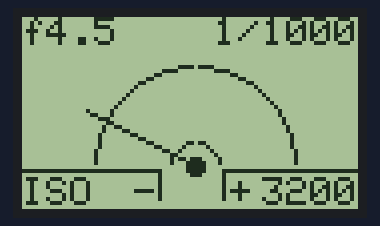
Recording of a sketch running on a simulated Arduino Uno, built with avr-gcc and run on an emulated ATmega328P. Shown: 84×48 one-colour display.

Above: at 1.37 s.
At 2.92 s:
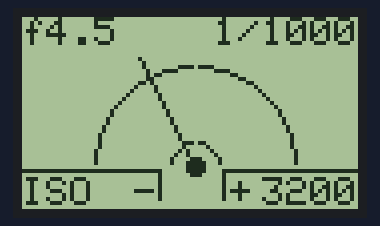
At 5.44 s:
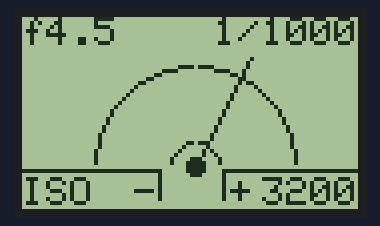
At 6.99 s:
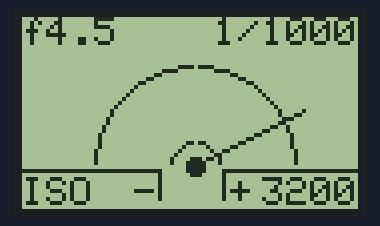
At 8.26 s:
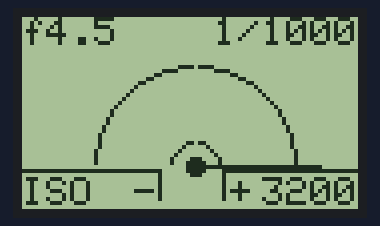

Measured:
- by itself, everything shown: repeats every 8.2 s, in 97 steps

The sketch:

lcdMeter.ino
```cpp
/* Sketch for creating an lcd panel meter
 *
 */

#include <Adafruit_GFX.h>
#include <Adafruit_PCD8544.h>

// Software SPI (slower updates, more flexible pin options):
// Arduino pin 3 - Serial clock out (SCLK)
// Arduino pin 4 - Serial data out (DN)
// Arduino pin 5 - Data/Command select (D/C)
// Arduino pin 6 - LCD reset (RST)
// Arduino pin 7 - LCD chip enable (SCE)
Adafruit_PCD8544 display = Adafruit_PCD8544(3, 4, 5, 7, 6);

int lcdContrast = 50;

void setup()
{
//  Serial.begin(9600);

  display.begin(); // initialize display

  display.setContrast(lcdContrast);
  display.setTextSize(1);
  display.setRotation(2);
  display.clearDisplay();
}

void loop()
{
  display.display();
//  test();
//  drawMeter("f4.5", "1/1000", 3200 );
  for (int i = 0; i < 101; i++){
    drawMeter("f4.5", "1/1000", 3200 );
    updateMeter (i);
    display.clearDisplay();
    delay(50);
  }
}

void drawMeter(String fstop, String shutter, int iso){
  byte upperLeftCorner = 0x1;
  byte upperRightCorner = 0x2;
//  byte lowerRightCorner = 0x4;
//  byte lowerLeftCorner = 0x8;
  byte scaleCorners = upperLeftCorner | upperRightCorner;

  int numberOfScaleMarks = 5;
//  int scaleMarksAlignment = 1; // 0 -> top, 1 -> centre, 2 -> bottom
  int scaleLineLength = 4;
  int scaleBaseRadius = 6;
  int scaleRadius = 25;
  int needleBaseFillWidth = 2;
  int bracketLength = 34;
  int bracketHeight = 8;

  String minusSign = "-";
  String plusSign = "+";

  struct coordinate {
    int x;
    int y;
  };

  struct coordinate fstopCoordinate = {0, 0};
  struct coordinate isoLableCoordinate = {0, 40};
  struct coordinate isoValueCoordinate = {60, 40};
  struct coordinate shutterSpeedCoordinate = {48, 0};
  struct coordinate leftBracketCoordinate = {0, 38};
  struct coordinate rightBracketCoordinate = {50, 38};
  struct coordinate needleBaseCoordinate = {43, 37};
  struct coordinate minusSignCoordinate = {28, 40};
  struct coordinate plusSignCoordinate = {52, 40};

  display.clearDisplay();

// lables
  display.setCursor(fstopCoordinate.x, fstopCoordinate.y);
  display.println(fstop);
  display.setCursor(shutterSpeedCoordinate.x, shutterSpeedCoordinate.y);
  display.println(shutter);
  display.setCursor(isoLableCoordinate.x, isoLableCoordinate.y);
  display.println("ISO");
  display.setCursor(isoValueCoordinate.x, isoValueCoordinate.y);
  display.println(String (iso, DEC));
  display.setCursor(minusSignCoordinate.x, minusSignCoordinate.y);
  display.println(minusSign);
  display.setCursor(plusSignCoordinate.x, plusSignCoordinate.y);
  display.println(plusSign);

// draw the meter bottom brackets
  display.drawFastHLine(leftBracketCoordinate.x, leftBracketCoordinate.y, bracketLength, BLACK);
  display.drawFastVLine(leftBracketCoordinate.x+bracketLength, leftBracketCoordinate.y, bracketHeight, BLACK);
  display.drawFastHLine(rightBracketCoordinate.x, rightBracketCoordinate.y, bracketLength, BLACK);
  display.drawFastVLine(rightBracketCoordinate.x, rightBracketCoordinate.y, bracketHeight, BLACK);

// draw the centre of the needle
  display.fillCircle(needleBaseCoordinate.x, needleBaseCoordinate.y, needleBaseFillWidth, BLACK);
  display.display();

// draw the meter's scale using circle segments
//  display.drawCircle(needleBaseCoordinate.x, needleBaseCoordinate.y, scaleRadius, BLACK);
  display.drawCircleHelper(needleBaseCoordinate.x, needleBaseCoordinate.y, scaleBaseRadius, scaleCorners, BLACK);
  display.drawCircleHelper(needleBaseCoordinate.x, needleBaseCoordinate.y, scaleRadius, scaleCorners, BLACK);

// draw the scale marks

  scaleMarks (needleBaseCoordinate.x, needleBaseCoordinate.y, numberOfScaleMarks, scaleRadius, scaleLineLength);
}

void updateMeter (int meterValue){
  int xInit = 43;
  int yInit = 37;
  int radius = 31;

  int xTip;
  int yTip;

  float Pi = 3.1415926;
  float angle = meterValue*Pi/100.0; // trig functions are in radians!

  xTip = xInit - int(radius*cos(angle));
  yTip = yInit - int(radius*abs(sin(angle)));

  display.drawLine(xInit, yInit, xTip, yTip, BLACK);
  display.display();
}

  void scaleMarks (int xCoordinate, int yCoordinate, int numberOfMarks, int radius, int markLength){


}
```
